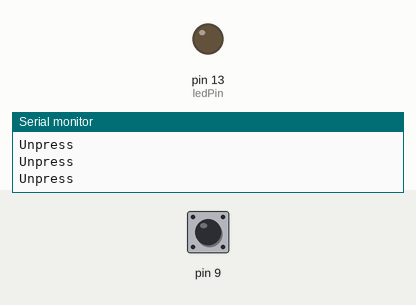
A sketch run on a simulated Arduino Uno, built with avr-gcc and run on an emulated ATmega328P. Parts: output pins drawn as LEDs (lit = HIGH), the last lines printed to the serial monitor. Dashed ring = blinking. The test bench sets the inputs (shaded band); at power-on: pin 9 HIGH.

Above: at 1.2 s.
1.3 s: pin 9 pulled LOW for 1 s
At 1.76 s:
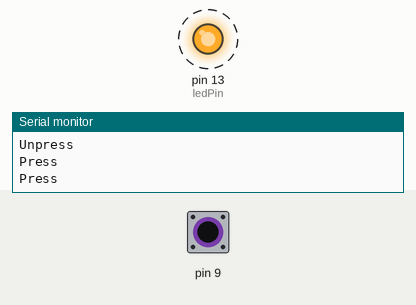
4.3 s: pin 9 pulled LOW for 1 s
At 5.9 s:
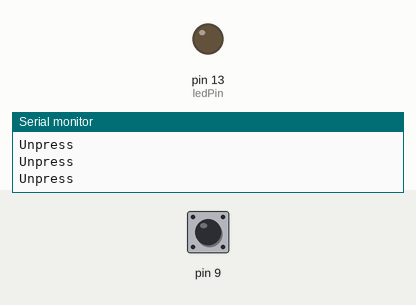
8.3 s: pin 9 pulled LOW for 0.15 s
At 9.7 s:
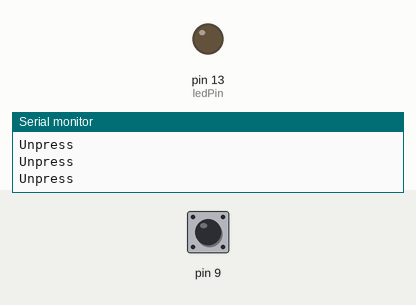
11.4 s: pin 9 pulled LOW for 3.2 s
At 11.66 s:
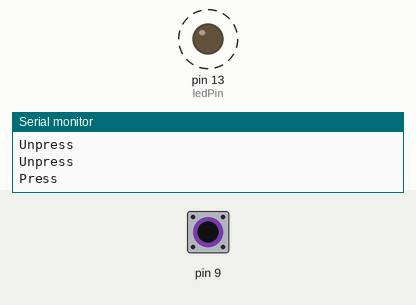
16.1 s: pin 9 pulsed LOW 2 times (0.12 s each, 0.3 s apart)
At 16.55 s:
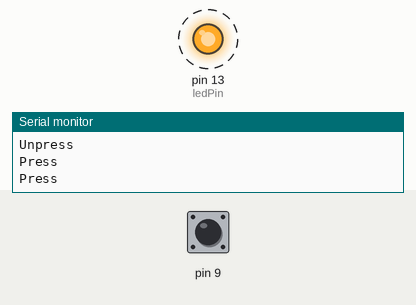
Timing chart, 0 to 19.1 s (numbered marks = the images above; inputs shaded):
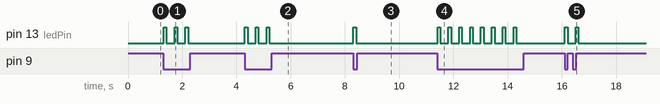

The sketch:

lab1.ino
```cpp
int ledPin = 13; // LED connected to digital pin 13
// LED_BUILTIN
void setup()
{
  pinMode(ledPin, OUTPUT); // sets the digital pin as output
  pinMode(9,INPUT_PULLUP);
  Serial.begin(9600);

}
void loop()
{
  // 50% duty cycle
  // digitalWrite(ledPin, HIGH); // sets the LED on
  // delay(2); // waits for 2 milliseconds
  // digitalWrite(ledPin, LOW); // sets the LED off
  // delay(2); // waits for 2 milliseconds

  // 25% duty cycle
  // digitalWrite(ledPin, HIGH); // sets the LED on
  // delay(1); // waits for 1 milliseconds
  // digitalWrite(ledPin, LOW); // sets the LED off
  // delay(3); // waits for 3 milliseconds

  // register manip
  // PORTB = B00100000; // set port 13 high
  // delay(1); // waits for 1 milliseconds
  // PORTB = B00000000; // set port 13 low
  // delay(3); // waits for 3 milliseconds

  // digitalRead(9);
  if(!digitalRead(9)){
    Serial.println("Press");
    digitalWrite(ledPin, HIGH); // sets the LED on
      delay(100); // waits for 1 milliseconds
      digitalWrite(ledPin, LOW); // sets the LED off
      delay(300); // waits for 3 milliseconds
  }else{
    Serial.println("Unpress");
    digitalWrite(ledPin, LOW);
  }
}
```

Measured:
- after the input at 1.3 s, pin 13 (ledPin): alternates HIGH for 0.10 s and LOW for 0.30 s, 6 changes in all, then stays LOW, starting at once
- after the input at 4.3 s, pin 13 (ledPin): alternates HIGH for 0.10 s and LOW for 0.30 s, 6 changes in all, then stays LOW, starting at once
- after the input at 8.3 s, pin 13 (ledPin): LOW → HIGH at once, → LOW 0.10 s later
- after the input at 11.4 s, pin 13 (ledPin): alternates HIGH for 0.10 s and LOW for 0.30 s, 16 changes in all, then stays LOW, starting at once
- after the input at 16.1 s, pin 13 (ledPin): alternates HIGH for 0.10 s and LOW for 0.30 s, 4 changes in all, then stays LOW, starting at once
